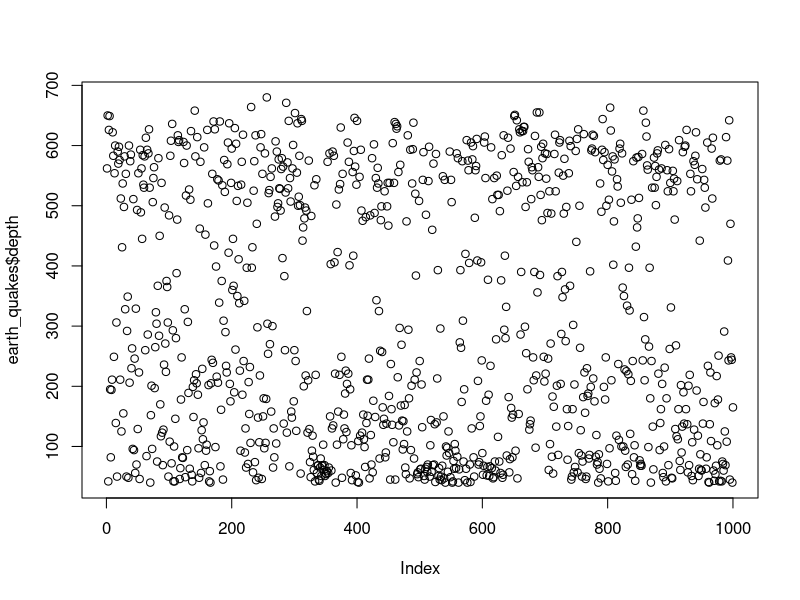
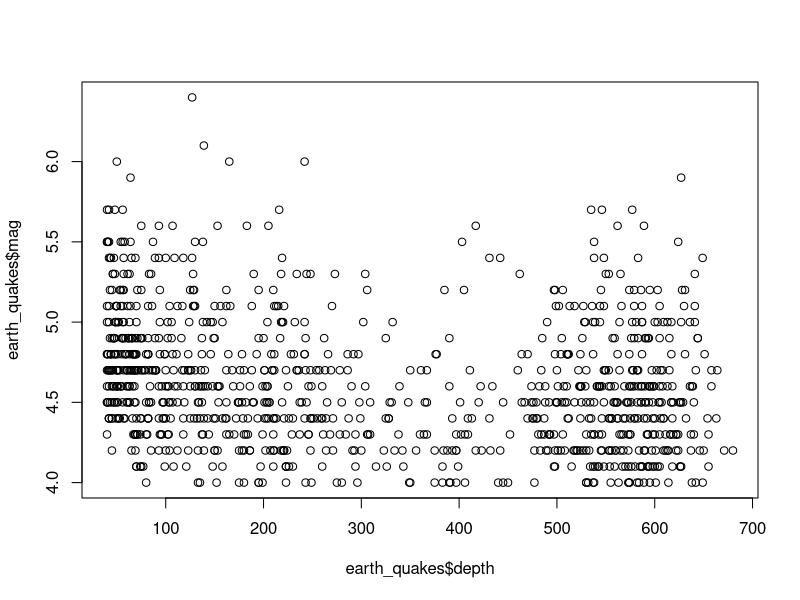
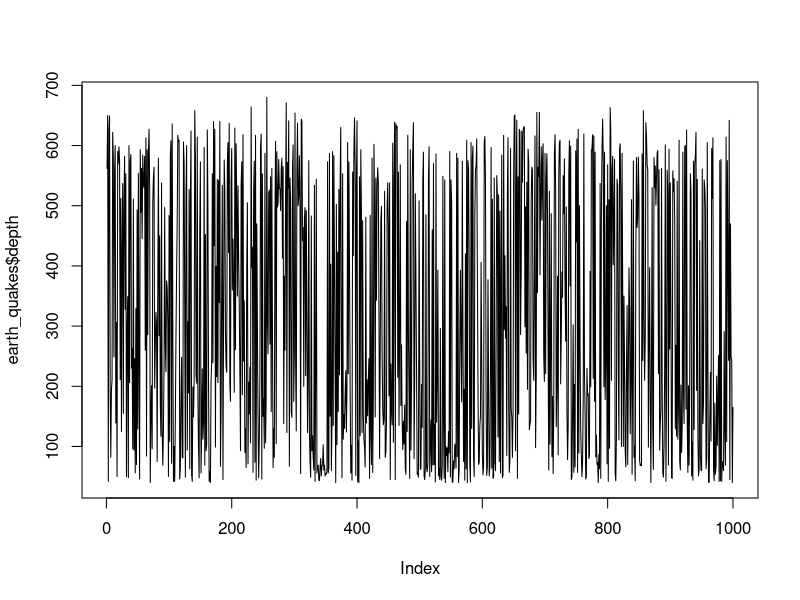
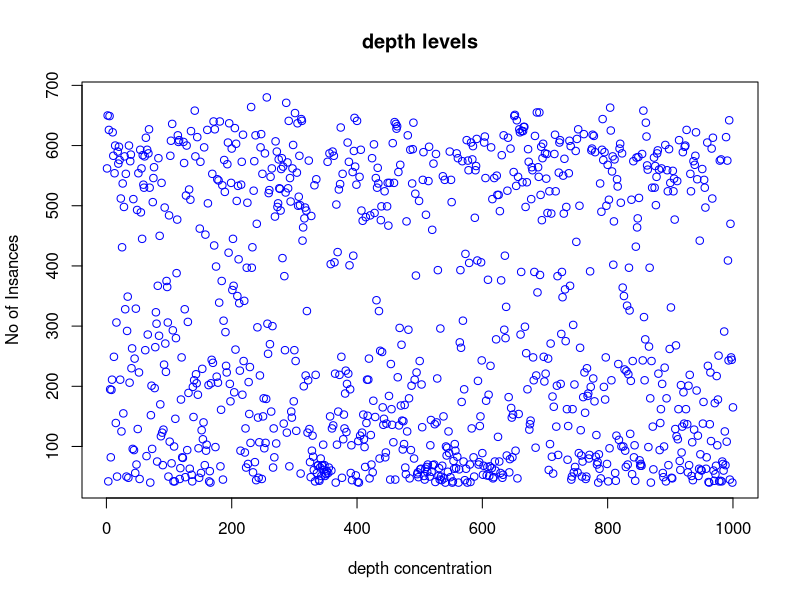
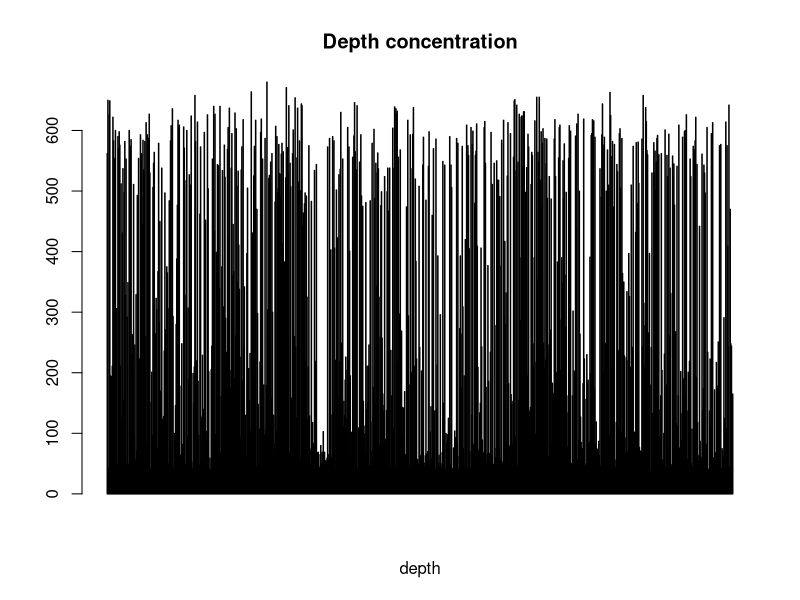
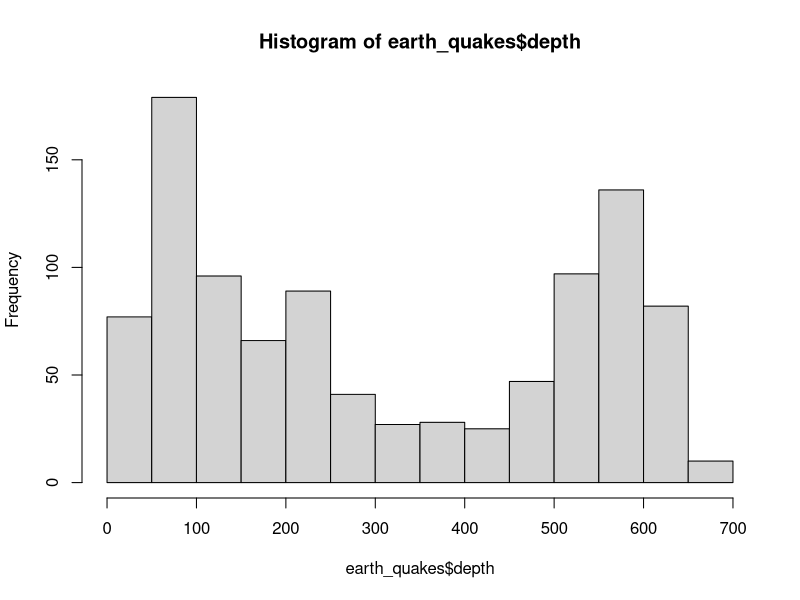
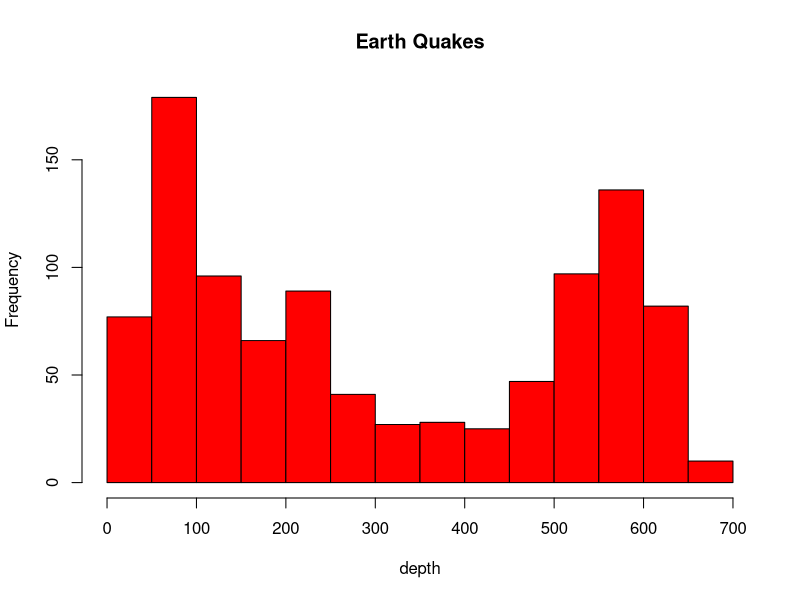
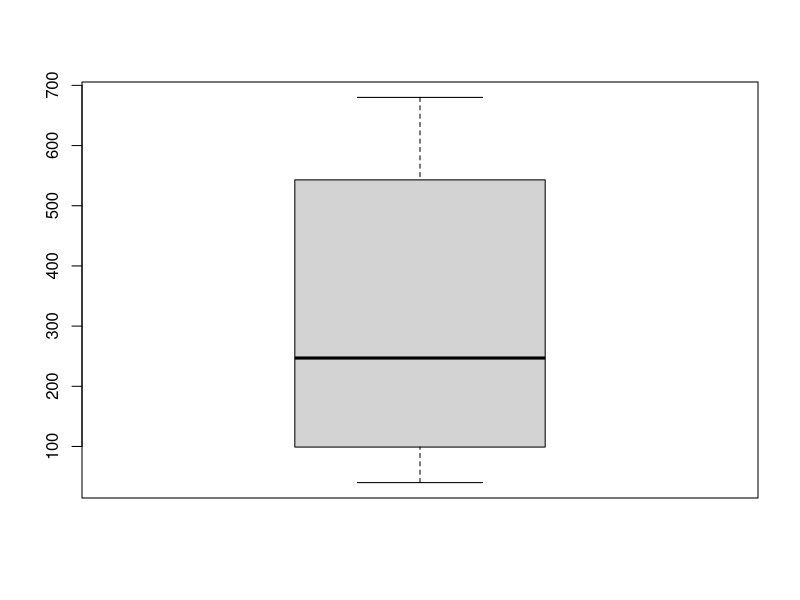

The R script that drew these images, in order:
library(datasets)
data("quakes")
earth_quakes <- datasets::quakes
print(earth_quakes[,c(3,4,5)])
head(earth_quakes[,c(3,4,5)])
tail(earth_quakes[,c(3,4,5)])
summary(earth_quakes$depth)
summary(earth_quakes[,c(3,4,5)])

plot(earth_quakes$depth)
plot(earth_quakes$depth,earth_quakes$mag)
plot(earth_quakes$depth , type="l")
plot(earth_quakes$depth, xlab = 'depth concentration', ylab = 'No of Insances',main= 'depth levels',col='blue')

#Horizontal bar plot
barplot(earth_quakes$depth , main='Depth concentration',xlab = 'depth', col = "orange",horiz = F)

#Histogram
hist(earth_quakes$depth)
hist(earth_quakes$depth, main='Earth Quakes',xlab='depth',col = 'red')

#Single box plot
 boxplot(earth_quakes$depth)

 #Multiple box plot
 boxplot(earth_quakes[,3:5],
         main='Multiple')
 
 #margin of grid(mar)
 #no of rows and columns(mfrow)
 #border included or not(bty)
 #las:1 = horizontal
 #las:0 = vertical
 
 par(mfrow=c(3,3),mar=c(2,5,2,1),las=0,bty="n")
 plot(earth_quakes$depth)
 plot(earth_quakes$depth, earth_quakes$stations)
 plot(earth_quakes$depth, type= "l")
 barplot(earth_quakes$depth, main = 'Earthquakes',
         xlab = 'depth levels', col='red',horiz = T)
 hist(earth_quakes$depth)
 boxplot(earth_quakes[,3:5], main='Multiple Box plots')
